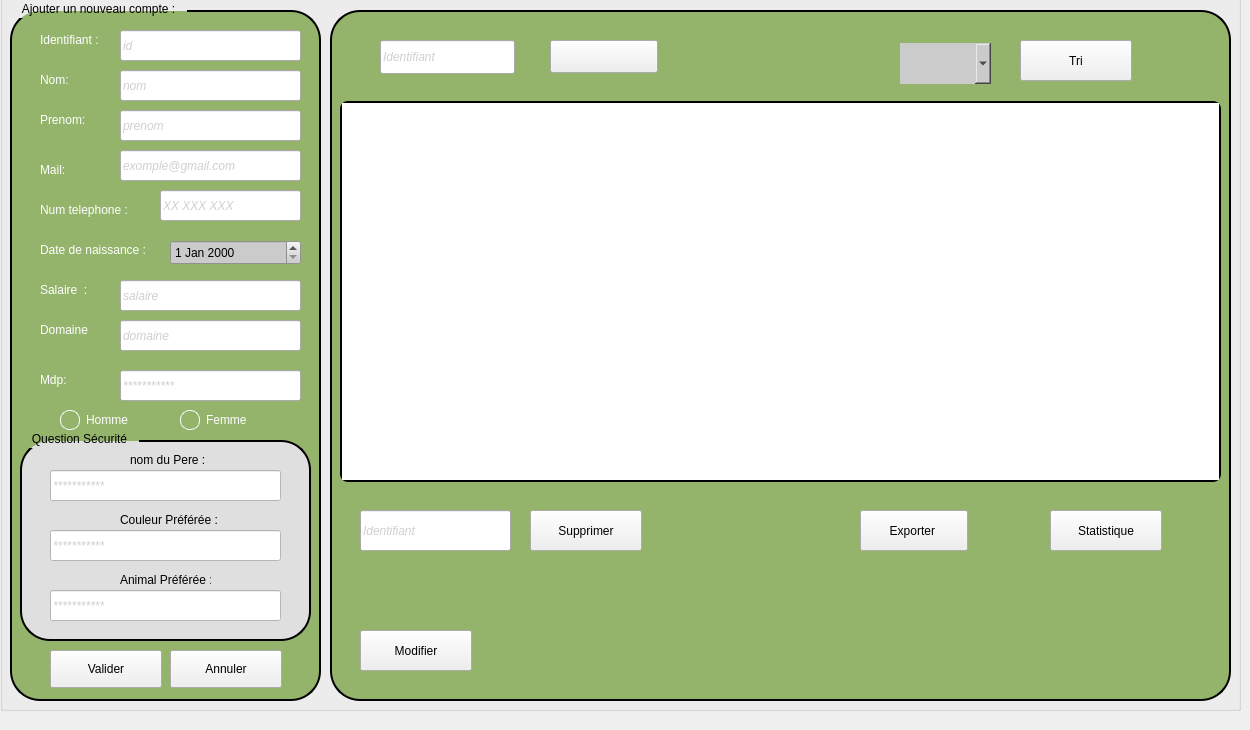
        <widget class="QWidget" name="Pemploye">
         <widget class="QGroupBox" name="groupBox_8">
          <property name="geometry">
           <rect>
            <x>0</x>
            <y>-10</y>
            <width>1241</width>
            <height>721</height>
           </rect>
          </property>
          <property name="styleSheet">
           <string notr="true"/>
          </property>
          <property name="title">
           <string/>
          </property>
          <widget class="QGroupBox" name="groupBox_9">
           <property name="geometry">
            <rect>
             <x>10</x>
             <y>10</y>
             <width>311</width>
             <height>701</height>
            </rect>
           </property>
           <property name="styleSheet">
            <string notr="true">QGroupBox {

    background-color:  rgb(148, 179, 107); 
    border: 2px solid rgb(0, 0, 0);  /* bordure violette */
    border-radius: 30px;
    margin-top: 10px;
    padding: 10px;
}

QGroupBox::title {
    subcontrol-origin: margin;
    subcontrol-position: top left;
    padding: 2px 10px;
    color:black;
     ;/* couleur du titre */
    font-weight: bold;
}
</string>
           </property>
           <property name="title">
            <string>Ajouter un nouveau compte :</string>
           </property>
           <widget class="QLabel" name="label_3">
            <property name="geometry">
             <rect>
              <x>30</x>
              <y>30</y>
              <width>71</width>
              <height>20</height>
             </rect>
            </property>
            <property name="styleSheet">
             <string notr="true">font-family: &quot;Segoe UI&quot;, Arial, sans-serif;
font: 9pt &quot;Segoe UI&quot;;
border:0px;
    background-color:  rgb(148, 179, 107); 
color: white;</string>
            </property>
            <property name="text">
             <string>Identifiant :</string>
            </property>
           </widget>
           <widget class="QLineEdit" name="id_pers">
            <property name="geometry">
             <rect>
              <x>110</x>
              <y>30</y>
              <width>181</width>
              <height>31</height>
             </rect>
            </property>
            <property name="styleSheet">
             <string notr="true">border-top-color: #ffe5f4;
border-right-color: #bd22ff;
border-left-color:#ffe5f4;


border-bottom-color: #bd22ff;
color: #A0A0A0; /* Gris clair */
    font-style: italic;
    font-size: 9pt;</string>
            </property>
            <property name="text">
             <string/>
            </property>
            <property name="placeholderText">
             <string>id</string>
            </property>
           </widget>
           <widget class="QLabel" name="label_4">
            <property name="geometry">
             <rect>
              <x>30</x>
              <y>70</y>
              <width>51</width>
              <height>20</height>
             </rect>
            </property>
            <property name="styleSheet">
             <string notr="true">font-family: &quot;Segoe UI&quot;, Arial, sans-serif;
font: 9pt &quot;Segoe UI&quot;;
border:0px;
    background-color:  rgb(148, 179, 107); 
color: white;</string>
            </property>
            <property name="text">
             <string>Nom:</string>
            </property>
           </widget>
           <widget class="QLineEdit" name="nom_pers">
            <property name="geometry">
             <rect>
              <x>110</x>
              <y>70</y>
              <width>181</width>
              <height>31</height>
             </rect>
            </property>
            <property name="styleSheet">
             <string notr="true">border-top-color: #ffe5f4;
border-right-color: #bd22ff;
border-left-color:#ffe5f4;


border-bottom-color: #bd22ff;
color: #A0A0A0; /* Gris clair */
    font-style: italic;
    font-size: 9pt;</string>
            </property>
            <property name="text">
             <string/>
            </property>
            <property name="placeholderText">
             <string>nom</string>
            </property>
           </widget>
           <widget class="QLabel" name="label_6">
            <property name="geometry">
             <rect>
              <x>30</x>
              <y>240</y>
              <width>111</width>
              <height>20</height>
             </rect>
            </property>
            <property name="styleSheet">
             <string notr="true">font-family: &quot;Segoe UI&quot;, Arial, sans-serif;
font: 9pt &quot;Segoe UI&quot;;
border:0px;
    background-color:  rgb(148, 179, 107); 
color: white;</string>
            </property>
            <property name="text">
             <string>Date de naissance :</string>
            </property>
           </widget>
           <widget class="QPushButton" name="ajouter_pers">
            <property name="geometry">
             <rect>
              <x>40</x>
              <y>650</y>
              <width>112</width>
              <height>38</height>
             </rect>
            </property>
            <property name="styleSheet">
             <string notr="true">QPushButton {    background-color:  rgb(203, 203, 203); ; /* button background */ color: white; /* text color */ border: 1px solid ; /* black border */ border-radius: 8px; padding: 6px 12px;  font-size: 18px;} 
QPushButton:hover { background-color:rgb(203,203,253) ; /* hover color */
};</string>
            </property>
            <property name="text">
             <string>Valider</string>
            </property>
           </widget>
           <widget class="QDateEdit" name="date_naissance_pers">
            <property name="geometry">
             <rect>
              <x>160</x>
              <y>240</y>
              <width>131</width>
              <height>25</height>
             </rect>
            </property>
            <property name="styleSheet">
             <string notr="true">font: 9pt &quot;Segoe UI&quot;;
border-bottom-color: #bd22ff;
 background-color:rgb(203, 203, 203);
</string>
            </property>
           </widget>
           <widget class="QPushButton" name="annuler_pers">
            <property name="geometry">
             <rect>
              <x>160</x>
              <y>650</y>
              <width>112</width>
              <height>38</height>
             </rect>
            </property>
            <property name="styleSheet">
             <string notr="true">QPushButton {    background-color:  rgb(203, 203, 203); ; /* button background */ color: white; /* text color */ border: 1px solid ; /* black border */ border-radius: 8px; padding: 6px 12px;  font-size: 18px;} 
QPushButton:hover { background-color:rgb(203,203,253) ; /* hover color */
};</string>
            </property>
            <property name="text">
             <string>Annuler</string>
            </property>
           </widget>
           <widget class="QLineEdit" name="prenom_pers">
            <property name="geometry">
             <rect>
              <x>110</x>
              <y>110</y>
              <width>181</width>
              <height>31</height>
             </rect>
            </property>
            <property name="styleSheet">
             <string notr="true">border-top-color: #ffe5f4;
border-right-color: #bd22ff;
border-left-color:#ffe5f4;


border-bottom-color: #bd22ff;
color: #A0A0A0; /* Gris clair */
    font-style: italic;
    font-size: 9pt;</string>
            </property>
            <property name="text">
             <string/>
            </property>
            <property name="placeholderText">
             <string>prenom</string>
            </property>
           </widget>
           <widget class="QLabel" name="label_9">
            <property name="geometry">
             <rect>
              <x>30</x>
              <y>110</y>
              <width>51</width>
              <height>20</height>
             </rect>
            </property>
            <property name="styleSheet">
             <string notr="true">font-family: &quot;Segoe UI&quot;, Arial, sans-serif;
font: 9pt &quot;Segoe UI&quot;;
border:0px;
    background-color:  rgb(148, 179, 107); 
color: white;</string>
            </property>
            <property name="text">
             <string>Prenom:</string>
            </property>
           </widget>
           <widget class="QLineEdit" name="mail_pers">
            <property name="geometry">
             <rect>
              <x>110</x>
              <y>150</y>
              <width>181</width>
              <height>31</height>
             </rect>
            </property>
            <property name="styleSheet">
             <string notr="true">border-top-color: #ffe5f4;
border-right-color: #bd22ff;
border-left-color:#ffe5f4;


border-bottom-color: #bd22ff;
color: #A0A0A0; /* Gris clair */
    font-style: italic;
    font-size: 9pt;</string>
            </property>
            <property name="text">
             <string/>
            </property>
            <property name="placeholderText">
             <string>exomple@gmail.com</string>
            </property>
           </widget>
           <widget class="QLabel" name="label_10">
            <property name="geometry">
             <rect>
              <x>30</x>
              <y>160</y>
              <width>51</width>
              <height>20</height>
             </rect>
            </property>
            <property name="styleSheet">
             <string notr="true">font-family: &quot;Segoe UI&quot;, Arial, sans-serif;
font: 9pt &quot;Segoe UI&quot;;
border:0px;
    background-color:  rgb(148, 179, 107); 
color: white;</string>
            </property>
            <property name="text">
             <string>Mail:</string>
            </property>
           </widget>
           <widget class="QLabel" name="label_11">
            <property name="geometry">
             <rect>
              <x>30</x>
              <y>200</y>
              <width>91</width>
              <height>20</height>
             </rect>
            </property>
            <property name="styleSheet">
             <string notr="true">font-family: &quot;Segoe UI&quot;, Arial, sans-serif;
font: 9pt &quot;Segoe UI&quot;;
border:0px;
    background-color:  rgb(148, 179, 107); 
color: white;</string>
            </property>
            <property name="text">
             <string>Num telephone :</string>
            </property>
           </widget>
           <widget class="QLineEdit" name="tel_pers">
            <property name="geometry">
             <rect>
              <x>150</x>
              <y>190</y>
              <width>141</width>
              <height>31</height>
             </rect>
            </property>
            <property name="styleSheet">
             <string notr="true">border-top-color: #ffe5f4;
border-right-color: #bd22ff;
border-left-color:#ffe5f4;


border-bottom-color: #bd22ff;
color: #A0A0A0; /* Gris clair */
    font-style: italic;
    font-size: 9pt;</string>
            </property>
            <property name="text">
             <string/>
            </property>
            <property name="placeholderText">
             <string>XX XXX XXX</string>
            </property>
           </widget>
           <widget class="QLabel" name="label_12">
            <property name="geometry">
             <rect>
              <x>30</x>
              <y>280</y>
              <width>51</width>
              <height>20</height>
             </rect>
            </property>
            <property name="styleSheet">
             <string notr="true">font-family: &quot;Segoe UI&quot;, Arial, sans-serif;
font: 9pt &quot;Segoe UI&quot;;
border:0px;
    background-color:  rgb(148, 179, 107); 
color: white;</string>
            </property>
            <property name="text">
             <string>Salaire  :</string>
            </property>
           </widget>
           <widget class="QLineEdit" name="salaire_pers">
            <property name="geometry">
             <rect>
              <x>110</x>
              <y>280</y>
              <width>181</width>
              <height>31</height>
             </rect>
            </property>
            <property name="styleSheet">
             <string notr="true">border-top-color: #ffe5f4;
border-right-color: #bd22ff;
border-left-color:#ffe5f4;


border-bottom-color: #bd22ff;
color: #A0A0A0; /* Gris clair */
    font-style: italic;
    font-size: 9pt;</string>
            </property>
            <property name="text">
             <string/>
            </property>
            <property name="placeholderText">
             <string>salaire</string>
            </property>
           </widget>
           <widget class="QLabel" name="label_13">
            <property name="geometry">
             <rect>
              <x>30</x>
              <y>320</y>
              <width>51</width>
              <height>20</height>
             </rect>
            </property>
            <property name="styleSheet">
             <string notr="true">font-family: &quot;Segoe UI&quot;, Arial, sans-serif;
font: 9pt &quot;Segoe UI&quot;;
border:0px;
    background-color:  rgb(148, 179, 107); 
color: white;</string>
            </property>
            <property name="text">
             <string>Domaine  :</string>
            </property>
           </widget>
           <widget class="QLineEdit" name="domaine_pers">
            <property name="geometry">
             <rect>
              <x>110</x>
              <y>320</y>
              <width>181</width>
              <height>31</height>
             </rect>
            </property>
            <property name="styleSheet">
             <string notr="true">border-top-color: #ffe5f4;
border-right-color: #bd22ff;
border-left-color:#ffe5f4;


border-bottom-color: #bd22ff;
color: #A0A0A0; /* Gris clair */
    font-style: italic;
    font-size: 9pt;</string>
            </property>
            <property name="text">
             <string/>
            </property>
            <property name="placeholderText">
             <string>domaine</string>
            </property>
           </widget>
           <widget class="QRadioButton" name="radio_homme">
            <property name="geometry">
             <rect>
              <x>50</x>
              <y>410</y>
              <width>92</width>
              <height>20</height>
             </rect>
            </property>
            <property name="styleSheet">
             <string notr="true">QRadioButton {
     color: white;
    background-color:  rgb(148, 179, 107); 
}

QRadioButton::indicator {
	width: 18px;
    height: 18px;
    border-radius: 9px;
    border: 1px solid  white; /* Couleur du contour */
	
}

QRadioButton::indicator:checked {
   
	background-color: rgb(255, 255, 255);
}


</string>
            </property>
            <property name="text">
             <string>Homme</string>
            </property>
           </widget>
           <widget class="QRadioButton" name="radio_femme">
            <property name="geometry">
             <rect>
              <x>170</x>
              <y>410</y>
              <width>92</width>
              <height>20</height>
             </rect>
            </property>
            <property name="styleSheet">
             <string notr="true">QRadioButton {
     color: white;
    background-color:  rgb(148, 179, 107); 
}

QRadioButton::indicator {
	width: 18px;
    height: 18px;
    border-radius: 9px;
    border: 1px solid  white; /* Couleur du contour */
	
}

QRadioButton::indicator:checked {
   
	background-color: rgb(255, 255, 255);
}


</string>
            </property>
            <property name="text">
             <string>Femme</string>
            </property>
           </widget>
           <widget class="QGroupBox" name="groupBox">
            <property name="geometry">
             <rect>
              <x>10</x>
              <y>430</y>
              <width>291</width>
              <height>211</height>
             </rect>
            </property>
            <property name="styleSheet">
             <string notr="true">background-color: rgb(223, 223, 223);</string>
            </property>
            <property name="title">
             <string>Question Sécurité</string>
            </property>
            <widget class="QLabel" name="label_24">
             <property name="geometry">
              <rect>
               <x>100</x>
               <y>140</y>
               <width>91</width>
               <height>20</height>
              </rect>
             </property>
             <property name="styleSheet">
              <string notr="true">font-family: &quot;Segoe UI&quot;, Arial, sans-serif;
font: 9pt &quot;Segoe UI&quot;;
border:0px;

color: black;</string>
             </property>
             <property name="text">
              <string>Animal Préférée :</string>
             </property>
            </widget>
            <widget class="QLineEdit" name="animal_pref_pers">
             <property name="geometry">
              <rect>
               <x>30</x>
               <y>160</y>
               <width>231</width>
               <height>31</height>
              </rect>
             </property>
             <property name="styleSheet">
              <string notr="true">border-top-color: #ffe5f4;
border-right-color: #bd22ff;
border-left-color:#ffe5f4;


border-bottom-color: #bd22ff;
color: #A0A0A0; /* Gris clair */
    font-style: italic;
    font-size: 9pt;
background-color: rgb(255, 255, 255);</string>
             </property>
             <property name="text">
              <string/>
             </property>
             <property name="placeholderText">
              <string>***********</string>
             </property>
            </widget>
            <widget class="QLineEdit" name="color_pref_pers">
             <property name="geometry">
              <rect>
               <x>30</x>
               <y>100</y>
               <width>231</width>
               <height>31</height>
              </rect>
             </property>
             <property name="styleSheet">
              <string notr="true">border-top-color: #ffe5f4;
border-right-color: #bd22ff;
border-left-color:#ffe5f4;


border-bottom-color: #bd22ff;
color: #A0A0A0; /* Gris clair */
    font-style: italic;
    font-size: 9pt;
background-color: rgb(255, 255, 255);</string>
             </property>
             <property name="text">
              <string/>
             </property>
             <property name="placeholderText">
              <string>***********</string>
             </property>
            </widget>
            <widget class="QLabel" name="label_25">
             <property name="geometry">
              <rect>
               <x>100</x>
               <y>80</y>
               <width>101</width>
               <height>20</height>
              </rect>
             </property>
             <property name="styleSheet">
              <string notr="true">font-family: &quot;Segoe UI&quot;, Arial, sans-serif;
font: 9pt &quot;Segoe UI&quot;;
border:0px;

color: black;</string>
             </property>
             <property name="text">
              <string>Couleur Préférée :</string>
             </property>
            </widget>
            <widget class="QLabel" name="label_26">
             <property name="geometry">
              <rect>
               <x>110</x>
               <y>20</y>
               <width>81</width>
               <height>20</height>
              </rect>
             </property>
             <property name="styleSheet">
              <string notr="true">font-family: &quot;Segoe UI&quot;, Arial, sans-serif;
font: 9pt &quot;Segoe UI&quot;;
border:0px;

color: black;</string>
             </property>
             <property name="text">
              <string>nom du Pere :</string>
             </property>
            </widget>
            <widget class="QLineEdit" name="nom_pere_pers">
             <property name="geometry">
              <rect>
               <x>30</x>
               <y>40</y>
               <width>231</width>
               <height>31</height>
              </rect>
             </property>
             <property name="styleSheet">
              <string notr="true">border-top-color: #ffe5f4;
border-right-color: #bd22ff;
border-left-color:#ffe5f4;


border-bottom-color: #bd22ff;
color: #A0A0A0; /* Gris clair */
    font-style: italic;
    font-size: 9pt;
background-color: rgb(255, 255, 255);</string>
             </property>
             <property name="text">
              <string/>
             </property>
             <property name="placeholderText">
              <string>***********</string>
             </property>
            </widget>
           </widget>
           <widget class="QLineEdit" name="mdp_pers">
            <property name="geometry">
             <rect>
              <x>110</x>
              <y>370</y>
              <width>181</width>
              <height>31</height>
             </rect>
            </property>
            <property name="styleSheet">
             <string notr="true">border-top-color: #ffe5f4;
border-right-color: #bd22ff;
border-left-color:#ffe5f4;


border-bottom-color: #bd22ff;
color: #A0A0A0; /* Gris clair */
    font-style: italic;
    font-size: 9pt;</string>
            </property>
            <property name="text">
             <string/>
            </property>
            <property name="placeholderText">
             <string>***********</string>
            </property>
           </widget>
           <widget class="QLabel" name="label_14">
            <property name="geometry">
             <rect>
              <x>30</x>
              <y>370</y>
              <width>51</width>
              <height>20</height>
             </rect>
            </property>
            <property name="styleSheet">
             <string notr="true">font-family: &quot;Segoe UI&quot;, Arial, sans-serif;
font: 9pt &quot;Segoe UI&quot;;
border:0px;
    background-color:  rgb(148, 179, 107); 
color: white;</string>
            </property>
            <property name="text">
             <string>Mdp:</string>
            </property>
           </widget>
          </widget>
          <widget class="QGroupBox" name="groupBox_10">
           <property name="geometry">
            <rect>
             <x>330</x>
             <y>10</y>
             <width>901</width>
             <height>701</height>
            </rect>
           </property>
           <property name="styleSheet">
            <string notr="true">QGroupBox {
        background-color:  rgb(148, 179, 107); 
    border: 2px solid rgb(0, 0, 0);  /* bordure violette */
    border-radius: 30px;
    margin-top: 10px;
    padding: 10px;
}

QGroupBox::title {
    subcontrol-origin: margin;
    subcontrol-position: top left;
    padding: 2px 10px;
    color: #bd22ff;                   /* couleur du titre */
    font-weight: bold;
}
</string>
           </property>
           <property name="title">
            <string/>
           </property>
           <widget class="QPushButton" name="export_pers">
            <property name="geometry">
             <rect>
              <x>530</x>
              <y>510</y>
              <width>108</width>
              <height>41</height>
             </rect>
            </property>
            <property name="styleSheet">
             <string notr="true">QPushButton {    background-color:  rgb(203, 203, 203); ; /* button background */ color: white; /* text color */ border: 1px solid ; /* black border */ border-radius: 8px; padding: 6px 12px;  font-size: 18px;} 
QPushButton:hover { background-color:rgb(203,203,253) ; /* hover color */
};</string>
            </property>
            <property name="text">
             <string>Exporter </string>
            </property>
            <property name="icon">
             <iconset theme="QIcon::ThemeIcon::DocumentSaveAs"/>
            </property>
            <property name="iconSize">
             <size>
              <width>30</width>
              <height>30</height>
             </size>
            </property>
            <property name="checkable">
             <bool>false</bool>
            </property>
           </widget>
           <widget class="QLineEdit" name="rech_pers">
            <property name="geometry">
             <rect>
              <x>50</x>
              <y>40</y>
              <width>135</width>
              <height>34</height>
             </rect>
            </property>
            <property name="styleSheet">
             <string notr="true">border-top-color: #ffe5f4;
border-right-color: #bd22ff;
border-left-color:#ffe5f4;


border-bottom-color: #bd22ff;
color: #A0A0A0; /* Gris clair */
    font-style: italic;
    font-size: 9pt;</string>
            </property>
            <property name="text">
             <string/>
            </property>
            <property name="placeholderText">
             <string>Identifiant</string>
            </property>
           </widget>
           <widget class="QPushButton" name="supprimer_pers">
            <property name="geometry">
             <rect>
              <x>200</x>
              <y>510</y>
              <width>112</width>
              <height>41</height>
             </rect>
            </property>
            <property name="styleSheet">
             <string notr="true">QPushButton {    background-color:  rgb(203, 203, 203); ; /* button background */ color: white; /* text color */ border: 1px solid ; /* black border */ border-radius: 8px; padding: 6px 12px;  font-size: 18px;} 
QPushButton:hover { background-color:rgb(203,203,253) ; /* hover color */
};</string>
            </property>
            <property name="text">
             <string>Supprimer</string>
            </property>
           </widget>
           <widget class="QPushButton" name="btn_rech">
            <property name="geometry">
             <rect>
              <x>220</x>
              <y>40</y>
              <width>108</width>
              <height>33</height>
             </rect>
            </property>
            <property name="styleSheet">
             <string notr="true">QPushButton {    background-color:  rgb(203, 203, 203); ; /* button background */ color: white; /* text color */ border: 1px solid ; /* black border */ border-radius: 8px; padding: 6px 12px;  font-size: 20px;} 
QPushButton:hover { background-color:rgb(203,203,253) ; /* hover color */
};</string>
            </property>
            <property name="text">
             <string/>
            </property>
            <property name="icon">
             <iconset theme="QIcon::ThemeIcon::EditFind"/>
            </property>
           </widget>
           <widget class="QPushButton" name="static_pers">
            <property name="geometry">
             <rect>
              <x>720</x>
              <y>510</y>
              <width>112</width>
              <height>41</height>
             </rect>
            </property>
            <property name="styleSheet">
             <string notr="true">QPushButton {    background-color:  rgb(203, 203, 203); ; /* button background */ color: white; /* text color */ border: 1px solid ; /* black border */ border-radius: 8px; padding: 6px 12px;  font-size: 18px;} 
QPushButton:hover { background-color:rgb(203,203,253) ; /* hover color */
};</string>
            </property>
            <property name="text">
             <string>Statistique</string>
            </property>
           </widget>
           <widget class="QPushButton" name="modifier_pers">
            <property name="geometry">
             <rect>
              <x>30</x>
              <y>630</y>
              <width>112</width>
              <height>41</height>
             </rect>
            </property>
            <property name="styleSheet">
             <string notr="true">QPushButton {    background-color:  rgb(203, 203, 203); ; /* button background */ color: white; /* text color */ border: 1px solid ; /* black border */ border-radius: 8px; padding: 6px 12px;  font-size: 18px;} 
QPushButton:hover { background-color:rgb(203,203,253) ; /* hover color */
};</string>
            </property>
            <property name="text">
             <string>Modifier</string>
            </property>
           </widget>
           <widget class="QPushButton" name="tri_pers">
            <property name="geometry">
             <rect>
              <x>690</x>
              <y>40</y>
              <width>112</width>
              <height>41</height>
             </rect>
            </property>
            <property name="styleSheet">
             <string notr="true">QPushButton {    background-color:  rgb(203, 203, 203); ; /* button background */ color: white; /* text color */ border: 1px solid ; /* black border */ border-radius: 8px; padding: 6px 12px;  font-size: 18px;} 
QPushButton:hover { background-color:rgb(203,203,253) ; /* hover color */
};</string>
            </property>
            <property name="text">
             <string>Tri</string>
            </property>
           </widget>
           <widget class="QTableView" name="tableView_2">
            <property name="geometry">
             <rect>
              <x>10</x>
              <y>101</y>
              <width>881</width>
              <height>381</height>
             </rect>
            </property>
            <property name="styleSheet">
             <string notr="true">    border: 2px solid black;
    border-radius: 8px;
    gridline-color: black;
    background-color: ;
	
color: rgb(0, 0, 0);

    font-family: &quot;Poppins&quot;;
    font-size: 14px;</string>
            </property>
           </widget>
           <widget class="QLineEdit" name="rech_supp">
            <property name="geometry">
             <rect>
              <x>30</x>
              <y>510</y>
              <width>151</width>
              <height>41</height>
             </rect>
            </property>
            <property name="styleSheet">
             <string notr="true">border-top-color: #ffe5f4;
border-right-color: #bd22ff;
border-left-color:#ffe5f4;


border-bottom-color: #bd22ff;
color: #A0A0A0; /* Gris clair */
    font-style: italic;
    font-size: 9pt;</string>
            </property>
            <property name="text">
             <string/>
            </property>
            <property name="placeholderText">
             <string>Identifiant</string>
            </property>
           </widget>
           <widget class="QComboBox" name="tri_combo">
            <property name="geometry">
             <rect>
              <x>570</x>
              <y>43</y>
              <width>91</width>
              <height>41</height>
             </rect>
            </property>
            <property name="styleSheet">
             <string notr="true">color: rgb(0, 0, 0);
  background-color:  rgb(203, 203, 203);
border-color: rgb(0, 0, 0);
border:solid 4px;</string>
            </property>
            <property name="currentText">
             <string/>
            </property>
            <item>
             <property name="text">
              <string/>
             </property>
            </item>
            <item>
             <property name="text">
              <string>ID</string>
             </property>
            </item>
            <item>
             <property name="text">
              <string>Domaine</string>
             </property>
            </item>
            <item>
             <property name="text">
              <string>Salaire</string>
             </property>
            </item>
           </widget>
          </widget>
         </widget>
        </widget>
